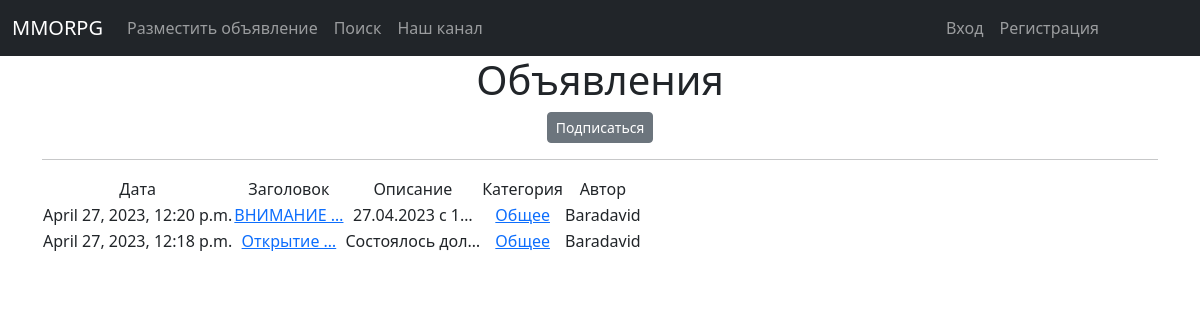
The app's page /post/categories/11/ with its own data.
### billboard/models.py (models this page shows, shortened)
class Post(models.Model):  # модель "Объявления"
    title = models.CharField(max_length=128,
                             unique=True,
                             error_messages='Новость с таким заголовком уже есть',
                             blank=False,
                             )
    text = models.TextField()
    date_creation = models.DateTimeField(auto_now_add=True)
    author = models.ForeignKey(User, on_delete=models.CASCADE)
    post_category = models.ManyToManyField(Category, through='PostCategory')
    content = models.FileField(upload_to='media/', blank=True)

class Category(models.Model):  # модель "Категории" для "Объявления"
    category_name = models.CharField(max_length=20,
                                     verbose_name="Категория персонажа",
                                     )
    subscribers = models.ManyToManyField(User, blank=True, related_name='categories')
    def __str__(self):
        return self.category_name

### billboard/views.py (the view)
# urls.py: path('categories/<int:pk>/', CategoryListView.as_view(), name='category_list'),
class CategoryListView(ListView):
    model = Post
    template_name = 'category_list.html'
    context_object_name = 'category_post_list'
    def get_queryset(self):
        self.category = get_object_or_404(Category, id=self.kwargs['pk'])
        queryset = Post.objects.filter(post_category=self.category).order_by('-date_creation')
        return queryset
    def get_context_data(self, **kwargs):
        context = super().get_context_data(**kwargs)
        context['is_not_subscriber'] = self.request.user not in self.category.subscribers.all()
        context['category'] = self.category
        return context

### billboard/templatetags/custom_filters.py (called while the page is built)
@register.filter(name='Censor')
def Censor(value):
    banned_list = ['idiot', 'stupid', 'Idiot', 'Stupid']
    sentence = value.split()
    for i in banned_list:
        for words in sentence:
            if i in words:
                pos = sentence.index(words)
                sentence.remove(words)
                sentence.insert(pos, '*' * len(i))
    return " ".join(sentence)

### templates/category_list.html (shortened to what this page needs)
{% extends 'flatpages/default.html' %}
{% load custom_filters %}
{% block content %}
   <h1>Объявления</h1>
        {% if is_not_subscriber %}
            <p class="text-center"><a href="{% url 'subscribe' category.id %}" class="btn btn-secondary btn-sm">Подписаться</a></p>
        {% endif %}
   <hr>
   {% if category_post_list %}
       <table>
           <tr>
               <td>Дата</td>
               <td>Заголовок</td>
               <td>Описание</td>
               <td>Категория</td>
               <td>Автор</td>
           </tr>
           {% for post_detail in category_post_list %}
           <tr>
               <td>{{ post_detail.date_creation }}</td>
               <td>
                   <a href="{% url 'post_detail' post_detail.id %}">{{ post_detail.title | truncatechars:10 | Censor }}</a>
               </td>
               <td>{{ post_detail.text | truncatechars:15 | Censor }}</td>
               <td>
                   {% for category in post_detail.post_category.all %}
                        <a href="{% url 'category_list' category.id %}">{{ category }}</a>
                   {% endfor %}
               </td>
               <td>{{ post_detail.author }}</td>
           </tr>
           {% endfor %}
       </table>
   {% else %}
       <h2>Объявлений нет!</h2>
   {% endif %}
{% endblock content %}

### records on screen
Post: date_creation "April 27, 2023, 12:20 p.m.", title|Censor "ВНИМАНИЕ …", text|Censor "27.04.2023 с 1…", author "Baradavid"
Category: category_name "Общее"
Post: date_creation "April 27, 2023, 12:18 p.m.", title|Censor "Открытие …", text|Censor "Состоялось дол…", author "Baradavid"
